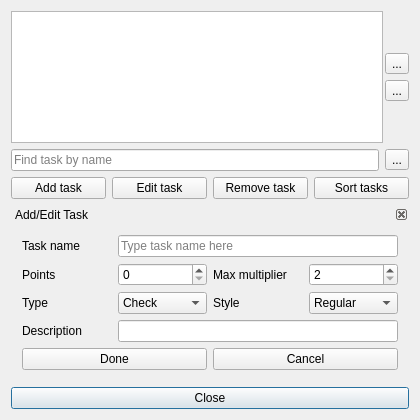
<?xml version="1.0" encoding="UTF-8"?>
<ui version="4.0">
 <class>Gui_TaskEdit</class>
 <widget class="QDialog" name="Gui_TaskEdit">
  <property name="geometry">
   <rect>
    <x>0</x>
    <y>0</y>
    <width>420</width>
    <height>420</height>
   </rect>
  </property>
  <property name="windowTitle">
   <string>Task list</string>
  </property>
  <property name="windowIcon">
   <iconset resource="resources.qrc">
    <normaloff>:/icons/task_dialog_16</normaloff>:/icons/task_dialog_16</iconset>
  </property>
  <layout class="QVBoxLayout" name="verticalLayout_3">
   <item>
    <layout class="QHBoxLayout" name="taskLayout">
     <property name="spacing">
      <number>2</number>
     </property>
     <item>
      <widget class="QListView" name="taskList">
       <property name="toolTip">
        <string>List of all event tasks</string>
       </property>
       <property name="editTriggers">
        <set>QAbstractItemView::NoEditTriggers</set>
       </property>
      </widget>
     </item>
     <item>
      <layout class="QVBoxLayout" name="layoutMove">
       <item>
        <spacer name="verticalSpacer">
         <property name="orientation">
          <enum>Qt::Vertical</enum>
         </property>
         <property name="sizeHint" stdset="0">
          <size>
           <width>20</width>
           <height>40</height>
          </size>
         </property>
        </spacer>
       </item>
       <item>
        <widget class="QToolButton" name="upButton">
         <property name="toolTip">
          <string>Move task up</string>
         </property>
         <property name="text">
          <string>...</string>
         </property>
         <property name="icon">
          <iconset resource="resources.qrc">
           <normaloff>:/icons/up_16</normaloff>:/icons/up_16</iconset>
         </property>
        </widget>
       </item>
       <item>
        <widget class="QToolButton" name="downButton">
         <property name="toolTip">
          <string>Move task down</string>
         </property>
         <property name="text">
          <string>...</string>
         </property>
         <property name="icon">
          <iconset resource="resources.qrc">
           <normaloff>:/icons/down_16</normaloff>:/icons/down_16</iconset>
         </property>
        </widget>
       </item>
       <item>
        <spacer name="verticalSpacer_2">
         <property name="orientation">
          <enum>Qt::Vertical</enum>
         </property>
         <property name="sizeHint" stdset="0">
          <size>
           <width>20</width>
           <height>40</height>
          </size>
         </property>
        </spacer>
       </item>
      </layout>
     </item>
    </layout>
   </item>
   <item>
    <layout class="QGridLayout" name="findLayout">
     <item row="0" column="0">
      <widget class="QLineEdit" name="findTask">
       <property name="toolTip">
        <string>Enter task's name and press ENTER</string>
       </property>
       <property name="text">
        <string/>
       </property>
       <property name="placeholderText">
        <string>Find task by name</string>
       </property>
      </widget>
     </item>
     <item row="0" column="1">
      <widget class="QToolButton" name="clearText">
       <property name="toolTip">
        <string>Clear task name</string>
       </property>
       <property name="text">
        <string>...</string>
       </property>
       <property name="icon">
        <iconset resource="resources.qrc">
         <normaloff>:/icons/clear_22</normaloff>:/icons/clear_22</iconset>
       </property>
      </widget>
     </item>
    </layout>
   </item>
   <item>
    <layout class="QGridLayout" name="addRemoveTaskLayout">
     <item row="1" column="0">
      <widget class="QPushButton" name="addTaskButton">
       <property name="toolTip">
        <string>Click to add a new task</string>
       </property>
       <property name="text">
        <string>Add task</string>
       </property>
       <property name="icon">
        <iconset resource="resources.qrc">
         <normaloff>:/icons/task_add_16</normaloff>:/icons/task_add_16</iconset>
       </property>
      </widget>
     </item>
     <item row="1" column="2">
      <widget class="QPushButton" name="removeTaskButton">
       <property name="toolTip">
        <string>Click to remove current task</string>
       </property>
       <property name="text">
        <string>Remove task</string>
       </property>
       <property name="icon">
        <iconset resource="resources.qrc">
         <normaloff>:/icons/task_remove_16</normaloff>:/icons/task_remove_16</iconset>
       </property>
      </widget>
     </item>
     <item row="1" column="1">
      <widget class="QPushButton" name="editTaskButton">
       <property name="toolTip">
        <string>Click to edit current task</string>
       </property>
       <property name="text">
        <string>Edit task</string>
       </property>
       <property name="icon">
        <iconset resource="resources.qrc">
         <normaloff>:/icons/task_edit_16</normaloff>:/icons/task_edit_16</iconset>
       </property>
      </widget>
     </item>
     <item row="1" column="3">
      <widget class="QPushButton" name="sortButton">
       <property name="enabled">
        <bool>true</bool>
       </property>
       <property name="toolTip">
        <string>Sort tasks alphabetically (irreversible)</string>
       </property>
       <property name="text">
        <string>Sort tasks</string>
       </property>
       <property name="icon">
        <iconset resource="resources.qrc">
         <normaloff>:/icons/tasks_sort_16</normaloff>:/icons/tasks_sort_16</iconset>
       </property>
      </widget>
     </item>
    </layout>
   </item>
   <item>
    <widget class="QDockWidget" name="addEditWidget">
     <property name="contextMenuPolicy">
      <enum>Qt::NoContextMenu</enum>
     </property>
     <property name="features">
      <set>QDockWidget::DockWidgetClosable</set>
     </property>
     <property name="windowTitle">
      <string>Add/Edit Task</string>
     </property>
     <widget class="QWidget" name="dockWidgetContents">
      <layout class="QVBoxLayout" name="verticalLayout_2">
       <item>
        <layout class="QGridLayout" name="addEditLayout">
         <item row="0" column="1" colspan="3">
          <widget class="QLineEdit" name="taskName">
           <property name="toolTip">
            <string>Type in short task description</string>
           </property>
           <property name="placeholderText">
            <string>Type task name here</string>
           </property>
          </widget>
         </item>
         <item row="0" column="0">
          <widget class="QLabel" name="taskNameLabel">
           <property name="text">
            <string>Task name</string>
           </property>
          </widget>
         </item>
         <item row="1" column="0">
          <widget class="QLabel" name="pointsLabel">
           <property name="text">
            <string>Points</string>
           </property>
          </widget>
         </item>
         <item row="4" column="0" colspan="2">
          <widget class="QPushButton" name="doneButton">
           <property name="toolTip">
            <string>Click when done editing task</string>
           </property>
           <property name="text">
            <string>Done</string>
           </property>
           <property name="icon">
            <iconset resource="resources.qrc">
             <normaloff>:/icons/ok_16</normaloff>:/icons/ok_16</iconset>
           </property>
          </widget>
         </item>
         <item row="4" column="2" colspan="2">
          <widget class="QPushButton" name="cancelButton">
           <property name="toolTip">
            <string>Click to abort editing</string>
           </property>
           <property name="text">
            <string>Cancel</string>
           </property>
           <property name="icon">
            <iconset resource="resources.qrc">
             <normaloff>:/icons/cancel_16</normaloff>:/icons/cancel_16</iconset>
           </property>
          </widget>
         </item>
         <item row="1" column="2">
          <widget class="QLabel" name="maxMultiLabel">
           <property name="text">
            <string>Max multiplier</string>
           </property>
          </widget>
         </item>
         <item row="2" column="0">
          <widget class="QLabel" name="taskTypeLabel">
           <property name="text">
            <string>Type</string>
           </property>
          </widget>
         </item>
         <item row="1" column="3">
          <widget class="QSpinBox" name="taskMaxMulti">
           <property name="toolTip">
            <string>Maximum point multiplier</string>
           </property>
           <property name="minimum">
            <number>2</number>
           </property>
           <property name="maximum">
            <number>999</number>
           </property>
          </widget>
         </item>
         <item row="1" column="1">
          <widget class="QSpinBox" name="taskPoints">
           <property name="toolTip">
            <string>Points for completion</string>
           </property>
          </widget>
         </item>
         <item row="2" column="1">
          <widget class="QComboBox" name="taskType">
           <property name="toolTip">
            <string>Task type (either checkbox or a multiplier task)</string>
           </property>
           <property name="maxCount">
            <number>10</number>
           </property>
           <item>
            <property name="text">
             <string>Check</string>
            </property>
           </item>
           <item>
            <property name="text">
             <string>Multi</string>
            </property>
           </item>
          </widget>
         </item>
         <item row="2" column="3">
          <widget class="QComboBox" name="taskStyle">
           <property name="toolTip">
            <string>Style to hilight special tasks</string>
           </property>
           <item>
            <property name="text">
             <string>Regular</string>
            </property>
           </item>
           <item>
            <property name="text">
             <string>Bold</string>
            </property>
           </item>
           <item>
            <property name="text">
             <string>Italic</string>
            </property>
           </item>
          </widget>
         </item>
         <item row="2" column="2">
          <widget class="QLabel" name="styleLabel">
           <property name="text">
            <string>Style</string>
           </property>
          </widget>
         </item>
         <item row="3" column="0">
          <widget class="QLabel" name="descriptionLabel">
           <property name="text">
            <string>Description</string>
           </property>
          </widget>
         </item>
         <item row="3" column="1" colspan="3">
          <widget class="QLineEdit" name="taskDescription"/>
         </item>
        </layout>
       </item>
      </layout>
     </widget>
    </widget>
   </item>
   <item>
    <widget class="QPushButton" name="closeButton">
     <property name="toolTip">
      <string>Close task dialog</string>
     </property>
     <property name="text">
      <string>Close</string>
     </property>
     <property name="icon">
      <iconset resource="resources.qrc">
       <normaloff>:/icons/close_16</normaloff>:/icons/close_16</iconset>
     </property>
     <property name="autoDefault">
      <bool>false</bool>
     </property>
     <property name="default">
      <bool>true</bool>
     </property>
    </widget>
   </item>
  </layout>
 </widget>
 <layoutdefault spacing="6" margin="11"/>
 <resources>
  <include location="resources.qrc"/>
 </resources>
 <connections/>
</ui>
